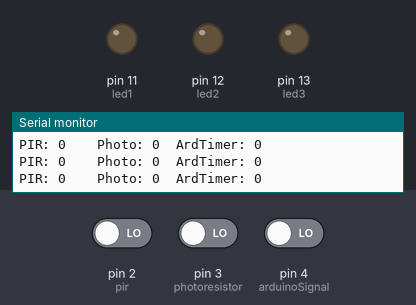
Bench run of a sketch on a simulated Arduino Uno, built with avr-gcc and run on an emulated ATmega328P. Shown: output pins drawn as LEDs (lit = HIGH), the last lines printed to the serial monitor. The inputs (shaded band) are chosen by the test bench; at power-on: pin 2 (pir) LOW, pin 3 (photoresistor) LOW, pin 4 (arduinoSignal) LOW.

Above: at 1.2 s.
1.3 s: pin 2 (pir) driven HIGH
At 1.6 s:
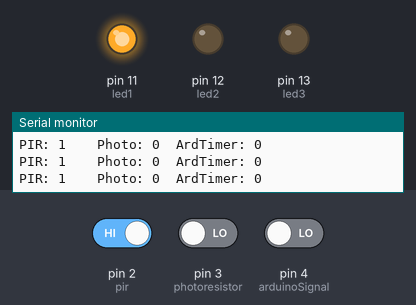
2.8 s: pin 3 (photoresistor) driven HIGH
At 3.8 s:
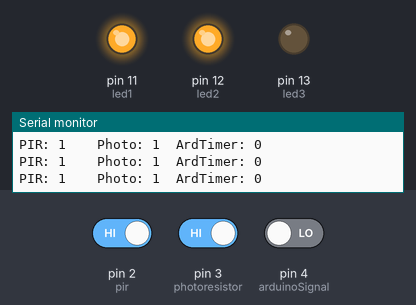
4.3 s: pin 4 (arduinoSignal) driven HIGH
At 4.9 s:
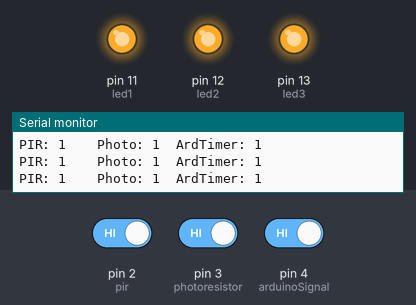
5.8 s: pin 2 (pir) driven LOW
At 7.0 s:
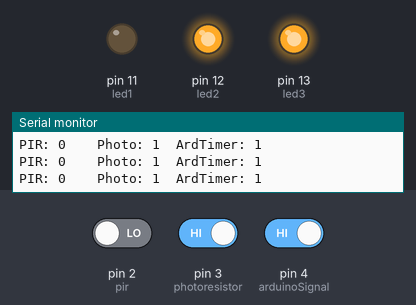
7.3 s: pin 3 (photoresistor) driven LOW
At 8.1 s:
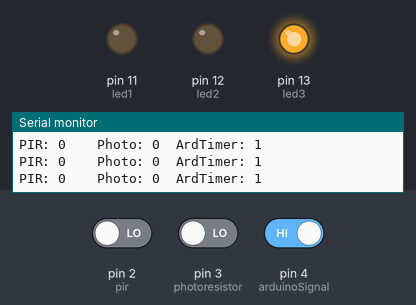
8.8 s: pin 2 (pir) driven HIGH
At 9.2 s:
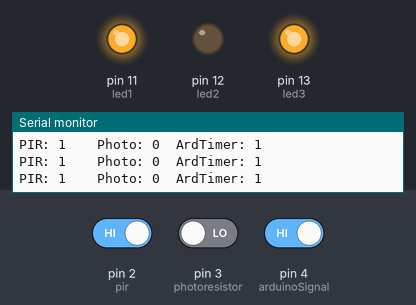
Timing chart, 0 to 11.3 s (numbered marks = the images above; inputs shaded):
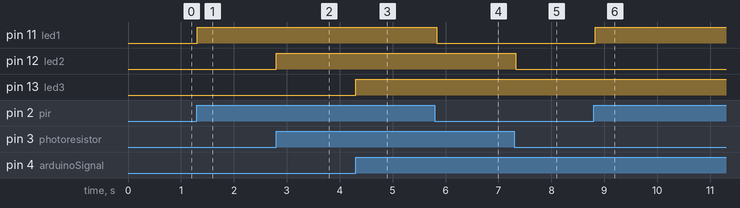

Measured:
- after the input at 1.3 s, pin 11 (led1): LOW → HIGH at once
- after the input at 2.8 s, pin 12 (led2): LOW → HIGH at once
- after the input at 4.3 s, pin 13 (led3): LOW → HIGH at once
- after the input at 5.8 s, pin 11 (led1): HIGH → LOW at once
- after the input at 7.3 s, pin 12 (led2): HIGH → LOW at once
- after the input at 8.8 s, pin 11 (led1): LOW → HIGH at once

The sketch:

main_arduino_code.ino
```cpp
/*
* Name: Abhinav Sharma
* Student ID: 2210994752
* Unit: SIT315 Programming Paradigms
* Task: M1_T4D
*/

// Note: Sensors used -
//   1. PIR sensor
//   2. Photoresistor along with 0.7 kohm resistor to read a digital value
//   3. Another arduino sending digital signal at 0.5 second interval using terminals.

// pin no. for hardware devices
#define led1 11
#define led2 12
#define led3 13
#define pir 2
#define photoresistor 3
#define arduinoSignal 4

// global variable
volatile bool pirDetected;
volatile bool presDetected;
volatile bool ardSignalDetected;

void setup()
{
  // defining pins' interaction modes
  pinMode(led1, OUTPUT);
  pinMode(led2, OUTPUT);
  pinMode(led3, OUTPUT);
  pinMode(pir, INPUT);
  pinMode(photoresistor, INPUT);
  pinMode(arduinoSignal, INPUT);

  // setting up interrupts

  // enabling interrupts for PORT B (D0-D7)
  PCICR |= B00000100;
  // enabling interrupts for pins D2, D3, D4
  PCMSK2 |= B00011100;

  // enabling serial communication
  Serial.begin(9600);

  // setting up initial state of the led state variables
  pirDetected = digitalRead(pir);
  presDetected = digitalRead(photoresistor);
  ardSignalDetected = digitalRead(arduinoSignal);
}

// main loop
void loop()
{
  printStatus();
  glowLEDs();
}

// Printing status of the leds on the serial monitor
void printStatus()
{
  String systemStatus = "";
  systemStatus = "PIR: " + String(pirDetected) + "\t\tPhoto: " + String(presDetected) + "\tArdTimer: " + String(ardSignalDetected);
  Serial.println(systemStatus);
}

// function to change state of leds to their respective boolean state variables
void glowLEDs()
{
  digitalWrite(led1, pirDetected);
  digitalWrite(led2, presDetected);
  digitalWrite(led3, ardSignalDetected);
}

// ISR when any change is detected on the connected hardware's signal/data pin
ISR(PCINT2_vect)
{
  pirDetected = (PIND & B00000100) ? HIGH : LOW;
  presDetected = (PIND & B00001000) ? HIGH : LOW;
  ardSignalDetected = (PIND & B00010000) ? HIGH : LOW;
}
```
